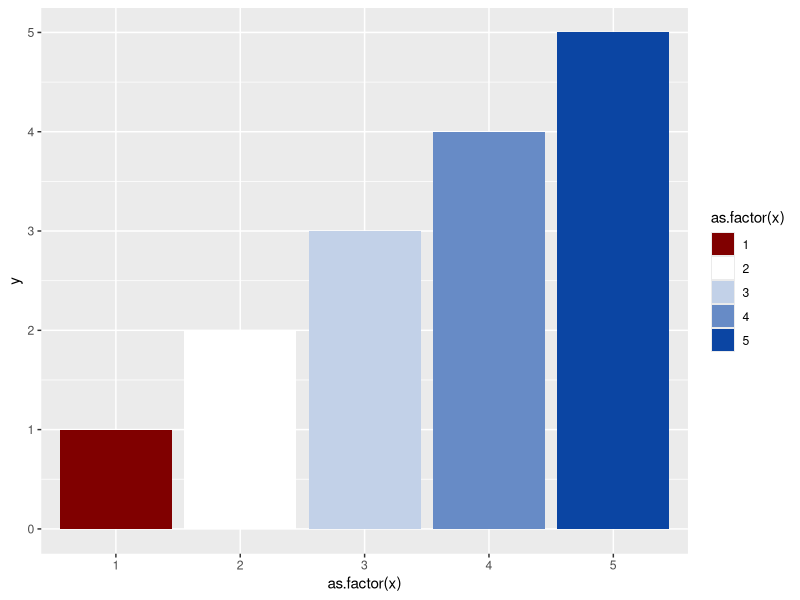
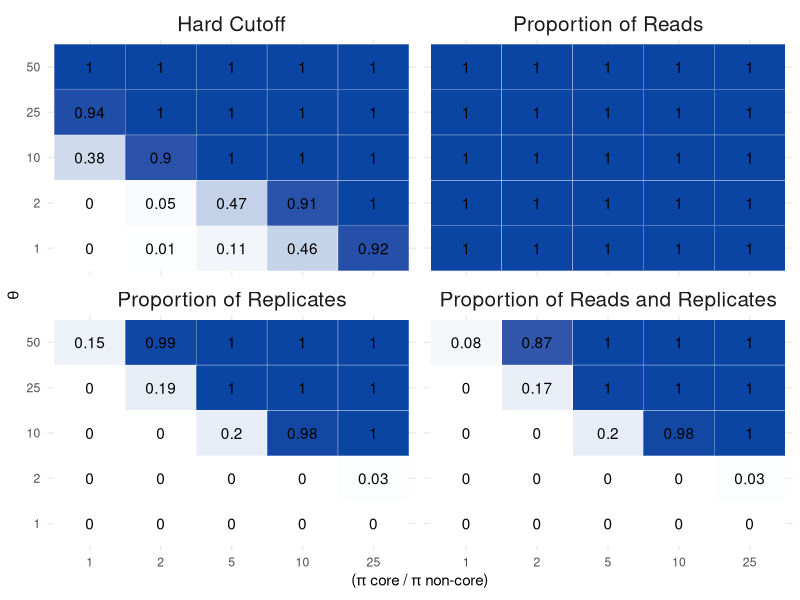
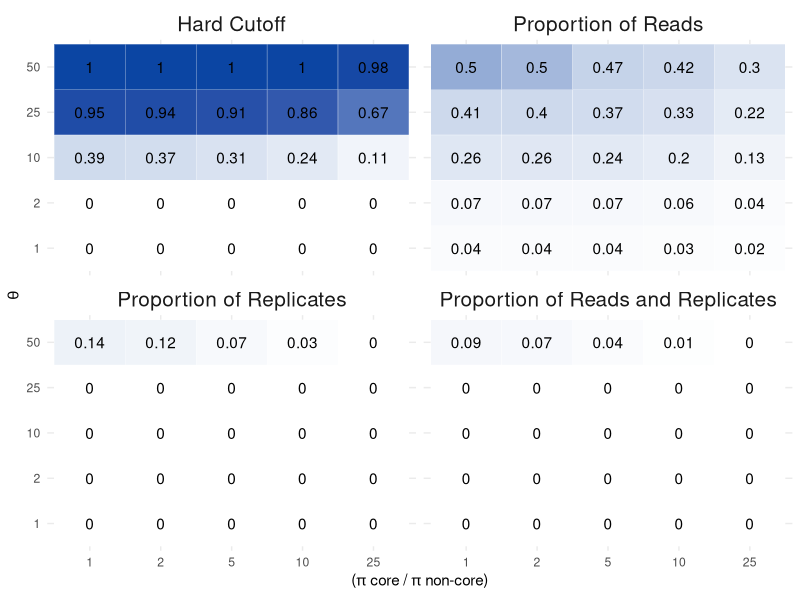
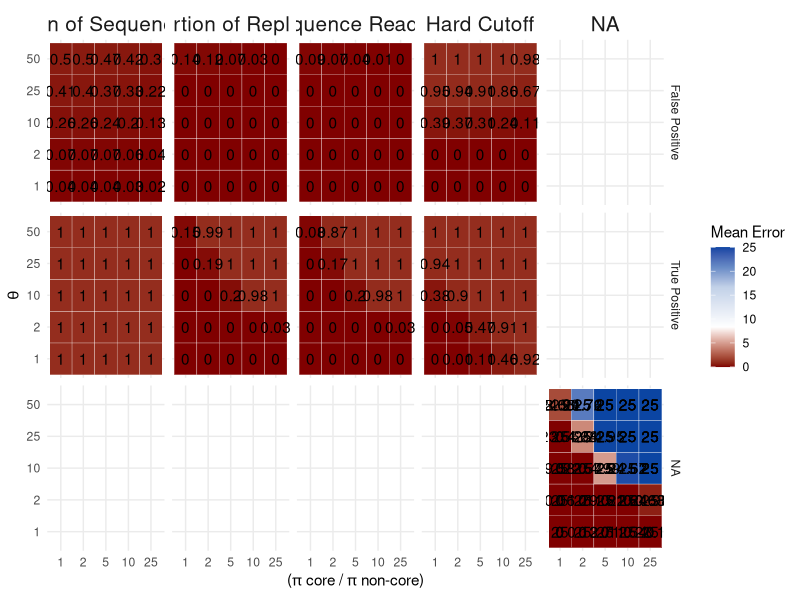
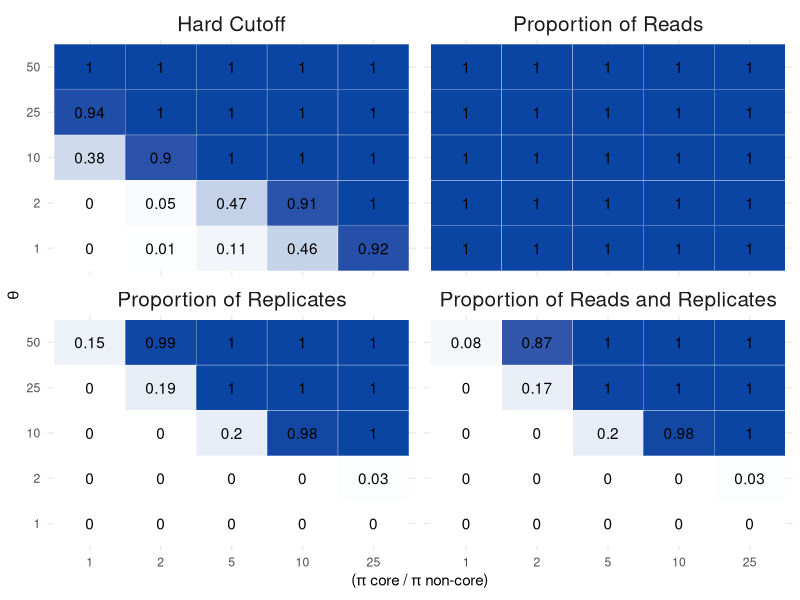
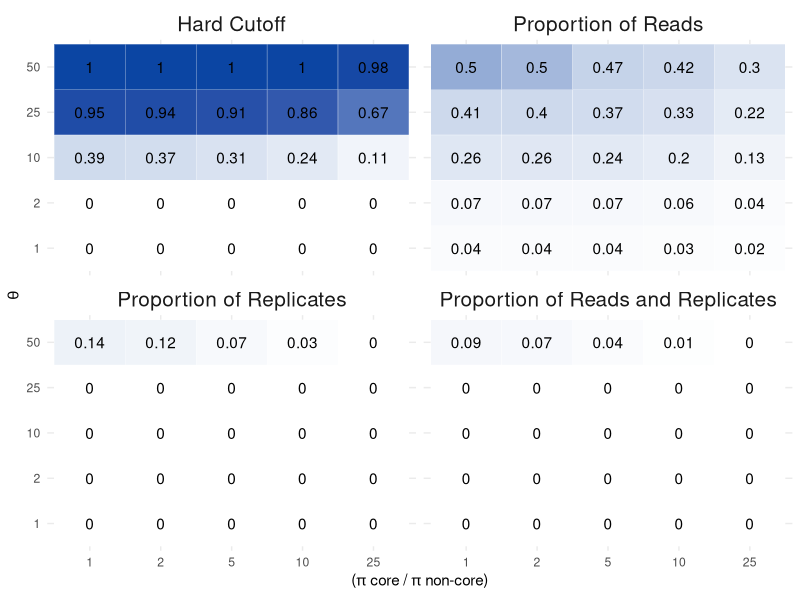

R code for these plots, in order: (Note: this script raises an error after producing the figures.)
## ---- chunk 1
library(MCMCpack)
library(tidyverse)
library(ggplot2)
library(RColorBrewer)
library(gridExtra)
## ---- chunk 2
# set the structure of our simlulated taxa table (not proritions of taxa, just rows by columns and expected core)
ntaxa<-1000
ncore<-25
nsites<-50
nreads<-2e06
nsims<-250
## ---- chunk 3
corenoncoreratio<-c(1,2,5,10,25)
p.core<-corenoncoreratio/(ntaxa - ncore + corenoncoreratio*ncore)
p.noncore<-( 1-(p.core*ncore) )/ (ntaxa - ncore)
theta<-c(1, 2, 10, 25, 50) #intensity parameter
## ---- chunk 4
## do a set of simulations across input parameter values and number of replicates ------
## set up the storage of input and output for the 25 simulation conditions
## quantify TP (true positives) and FP (false positives)
sim.df<-data.frame(expand.grid(corenoncoreratio=corenoncoreratio, theta=theta), 
           p.core=rep(p.core, length(theta)), 
           p.noncore=rep(p.noncore, length(theta)),
           meanerrorHardCutTP= numeric(length(p.core) * length(theta)),
           meanerrorPropReadTP = numeric(length(p.core) * length(theta)),
           meanerrorPropRepsTP = numeric(length(p.core) * length(theta)),
           meanerrorPropReadRepsTP = numeric(length(p.core) * length(theta)),
          meanerrorHardCutFP= numeric(length(p.core) * length(theta)),
           meanerrorPropReadFP = numeric(length(p.core) * length(theta)),
           meanerrorPropRepsFP = numeric(length(p.core) * length(theta)),
           meanerrorPropReadRepsFP = numeric(length(p.core) * length(theta))
           )
           #error2.5 = numeric(length(p.core) * length(theta)),
           #error97.5 = numeric(length(p.core) * length(theta)))
#sim.df
## ---- chunk 5
for(trt in 1:(nrow(sim.df))){
    
    # create empty vectors to store output for each method for every simulation
    tmp.err.HardCutTP <-  numeric(nsims)
    tmp.err.PropReadTP <- numeric(nsims)
    tmp.err.PropRepsTP <- numeric(nsims)
    tmp.err.PropReadRepsTP <- numeric(nsims)
    tmp.err.HardCutFP <-  numeric(nsims)
    tmp.err.PropReadFP <- numeric(nsims)
    tmp.err.PropRepsFP <- numeric(nsims)
    tmp.err.PropReadRepsFP <- numeric(nsims)
    tmp.err.HardCutTP_num <-  numeric(nsims)
    tmp.err.PropReadTP_num <- numeric(nsims)
    tmp.err.PropRepsTP_num <- numeric(nsims)
    tmp.err.PropReadRepsTP_num <- numeric(nsims)
    tmp.err.HardCutFP_num <-  numeric(nsims)
    tmp.err.PropReadFP_num <- numeric(nsims)
    tmp.err.PropRepsFP_num <- numeric(nsims)
    tmp.err.PropReadRepsFP_num <- numeric(nsims)
  for(i in 1:nsims){
    # create a single OTU table for all four methods to be compared against
    replicateSim <- round(rdirichlet(nsites, c(rep(sim.df$p.core[trt] * sim.df$theta[trt], ncore), 
                                               rep(sim.df$p.noncore[trt] * sim.df$theta[trt], ntaxa-ncore))) * nreads)
    
    # find true and false positives
    # true positives are those that meet in the criterion in the first 1:ncore taxa.  The remaining taxa are not part of the core, so any taxa meeting the criterion in that set are false positives
    
    # hard cut off method
    # tmp.err.HardCut[i] <-  sum(colSums((replicateSim >= 25)) >= 5) - ncore
    tmp.err.HardCutTP[i] <-  sum((colSums((replicateSim >= 25)) >= 5)[1:ncore])
    tmp.err.HardCutFP[i] <-  sum((colSums((replicateSim >= 25)) >= 5)[(ncore+1):ntaxa])
    # Prop reads
    #tmp.err.PropRead[i] <- sum(cumsum(sort(colSums(replicateSim)/sum(rowSums(replicateSim))))>=0.25)  - ncore
    tmp.err.PropReadTP[i] <- sum((cumsum(sort(colSums(replicateSim)/sum(rowSums(replicateSim)), decreasing = T))<= 0.75)[1:ncore])
    tmp.err.PropReadFP[i] <- sum((cumsum(sort(colSums(replicateSim)/sum(rowSums(replicateSim)), decreasing = T))<= 0.75)[(ncore+1):ntaxa])  
   
     # Prop Reps
    #tmp.err.PropReps[i] <- sum(colSums(replicateSim)>10*nrow(replicateSim))  - ncore
    #Sites in rows, otus in Columns
    tmp.err.PropRepsTP[i] <- sum((colSums(replicateSim>0) >= (0.5 * nsites))[1:ncore])  
    tmp.err.PropRepsFP[i] <- sum((colSums(replicateSim>0) >= (0.5 * nsites))[(ncore+1):ntaxa])   
    
    # Proportion of reps and reads
    #tmp.err.PropReadReps[i] <- sum((colSums(replicateSim>0) >= (0.5 * nsites)) & (colSums(replicateSim) >= sum(replicateSim) * 1/1000) )  - ncore
    tmp.err.PropReadRepsTP[i] <- sum(((colSums(replicateSim>0) >= (0.5 * nsites)) & (colSums(replicateSim) >= sum(replicateSim) * 1/1000) )[1:ncore]) 
    tmp.err.PropReadRepsFP[i] <- sum(((colSums(replicateSim>0) >= (0.5 * nsites)) & (colSums(replicateSim) >= sum(replicateSim) * 1/1000) )[(ncore+1):ntaxa]) 
  }
  
  # fill the dataframe from the chunk above with these values for later plotting
  sim.df$meanerrorHardCutTP[trt] <- mean(tmp.err.HardCutTP) / ncore
  sim.df$meanerrorPropReadTP[trt] <- mean(tmp.err.PropReadTP) / ncore
  sim.df$meanerrorPropRepsTP[trt] <- mean(tmp.err.PropRepsTP) / ncore
  sim.df$meanerrorPropReadRepsTP[trt] <- mean(tmp.err.PropReadRepsTP) / ncore
  
  sim.df$meanerrorHardCutFP[trt] <- mean(tmp.err.HardCutFP) / (ntaxa - ncore)
  sim.df$meanerrorPropReadFP[trt] <- mean(tmp.err.PropReadFP) / (ntaxa - ncore)
  sim.df$meanerrorPropRepsFP[trt] <- mean(tmp.err.PropRepsFP) / (ntaxa - ncore)
  sim.df$meanerrorPropReadRepsFP[trt] <- mean(tmp.err.PropReadRepsFP) / (ntaxa - ncore)
  
  sim.df$meanerrorHardCutTP_num[trt] <- mean(tmp.err.HardCutTP) 
sim.df$meanerrorPropReadTP_num[trt] <- mean(tmp.err.PropReadTP) 
  sim.df$meanerrorPropRepsTP_num[trt] <- mean(tmp.err.PropRepsTP) 
  sim.df$meanerrorPropReadRepsTP_num[trt] <- mean(tmp.err.PropReadRepsTP) 
  
  sim.df$meanerrorHardCutFP_num[trt] <- mean(tmp.err.HardCutFP) 
  sim.df$meanerrorPropReadFP_num[trt] <- mean(tmp.err.PropReadFP) 
  sim.df$meanerrorPropRepsFP_num[trt] <- mean(tmp.err.PropRepsFP) 
  sim.df$meanerrorPropReadRepsFP_num[trt] <- mean(tmp.err.PropReadRepsFP)
}
## ---- chunk 6
myPalette <- c("#800000", "#ffffff", "#C2D1E8", "#678BC6", "#0b45a3")
myPalette2 <- c("#ffffff", "#C2D1E8", "#678BC6", "#0b45a3")
myPalette3 <- c("#ffffff", "#C2D1E8")
df <- data.frame(x = c(1,2,3,4,5), y = c(1,2,3,4,5))
ggplot(df, aes(x = as.factor(x), y = y)) +
  geom_bar(stat = "identity", aes(fill = as.factor(x))) +
  scale_fill_manual(values = myPalette)
## ---- chunk 7
sim.df_gg <- sim.df %>%
  dplyr::select(1:8) %>%
  gather(method, prob, c(5:8)) %>%
  mutate(method = factor(method, levels = c("meanerrorHardCutTP",
                                            "meanerrorPropReadTP",  
                                            "meanerrorPropRepsTP",
                                          "meanerrorPropReadRepsTP"), labels = c("Hard Cutoff", "Proportion of Reads", "Proportion of Replicates", "Proportion of Reads and Replicates")))
ggplot(sim.df_gg, aes(x = as.factor(corenoncoreratio), y = as.factor(theta))) +
  geom_tile(aes(fill = prob), colour = "white") +
  facet_wrap(.~method, nrow = 2) +
  theme(legend.text=element_text(size=2)) +
  theme_minimal() +
  scale_fill_gradientn(colours = myPalette2, values = scales::rescale(c(-1000, -500, -25,0, 100, 500, 1000))) +
  geom_text(aes(label = round(sim.df_gg$prob, digits = 2))) +
   labs(x = expression(paste("(", pi, " core / ", pi, " non-core)")),
       y = expression(paste(theta)),
       fill = "Mean Error") +
  theme(strip.text.x = element_text(size = 15)) + theme(legend.position = "none")
ggsave("figure2.png", width = 9, height  = 8, dpi = 300)
## ---- chunk 8
sim.df_gg <- sim.df %>%
  dplyr::select(1,2,3,4,9,10,11,12) %>%
  gather(method, prob, c(5:8)) %>%
  mutate(method = factor(method, levels = c("meanerrorHardCutFP",
                                            "meanerrorPropReadFP",  
                                            "meanerrorPropRepsFP",
                                          "meanerrorPropReadRepsFP"), labels = c("Hard Cutoff", "Proportion of Reads", "Proportion of Replicates", "Proportion of Reads and Replicates")))
ggplot(sim.df_gg, aes(x = as.factor(corenoncoreratio), y = as.factor(theta))) +
  geom_tile(aes(fill = prob), colour = "white") +
  facet_wrap(.~method, nrow = 2) +
  theme(legend.text=element_text(size=2)) +
  theme_minimal() +
  scale_fill_gradientn(colours = myPalette2, values = scales::rescale(c(-1000, -500, -25,0, 100, 500, 1000))) +
  geom_text(aes(label = round(sim.df_gg$prob, digits = 2))) +
   labs(x = expression(paste("(", pi, " core / ", pi, " non-core)")),
       y = expression(paste(theta)),
       fill = "Mean Error") +
  theme(strip.text.x = element_text(size = 15)) + theme(legend.position = "none")
ggsave("figure3.png", width = 9, height  = 8, dpi = 300)
## ---- chunk 9
library(tidyverse)
sim.df$meanerrorHardCutTF_num <- sim.df$meanerrorHardCutTP_num - sim.df$meanerrorHardCutFP_num
sim.df$meanerrorPropReadTF_num <- sim.df$meanerrorPropReadTP_num - sim.df$meanerrorPropReadFP_num
sim.df$meanerrorPropRepsTF_num <- sim.df$meanerrorPropRepsTP_num - sim.df$meanerrorPropRepsFP_num
sim.df$meanerrorPropReadRepsTF_num <- sim.df$meanerrorPropReadRepsTP_num - sim.df$meanerrorPropReadRepsFP_num
sim.df_all <- sim.df %>%
  gather(method, mean, 5:16) %>%
  separate(method, into = c('method', 'error'), sep = -2, convert = TRUE) 
sim.df_all$method <- as.factor(sim.df_all$method)
sim.df_all$error <- as.factor(sim.df_all$error)
sim.df_all <- sim.df_all %>%
    mutate(method = factor(method, levels = c("meanerrorHardCut",
                                            "meanerrorPropRead",  
                                          "meanerrorPropReadReps",
                                          "meanerrorPropReps"), labels = c("Hard Cutoff", "Proportion of Sequence Reads", "Proportion of Sequence Reads and Replicates", "Proportion of Replicates")))
sim.df_all <- sim.df_all %>%
    mutate(error = factor(error, levels = c("FP", "TF", "TP"), labels = c("False Positive", "TP-FP", "True Positive")))
sim.df_all$method <- factor(sim.df_all$method, 
                            levels = c("Proportion of Sequence Reads", 
                                       "Proportion of Replicates", 
                                       "Proportion of Sequence Reads and Replicates", 
                                       "Hard Cutoff"))
ggplot(sim.df_all, aes(x = as.factor(corenoncoreratio), y = as.factor(theta))) +
  geom_tile(aes(fill = mean), colour = "white") +
  facet_grid(error~method) +
  theme(legend.text=element_text(size=2)) +
  theme_minimal() +
  scale_fill_gradientn(colours = myPalette, values = scales::rescale(c(-0.5, 0, .5, .75, 1))) +
  geom_text(aes(label = round(sim.df_all$mean, digits = 2))) +
   labs(x = expression(paste("(", pi, " core / ", pi, " non-core)")),
       y = expression(paste(theta)),
       fill = "Mean Error") +
  theme(strip.text.x = element_text(size = 15))
## ---- chunk 10
tp <- sim.df_all %>%
  filter(sim.df_all$error == "True Positive")
tp_plot <- ggplot(tp, aes(x = as.factor(corenoncoreratio), y = as.factor(theta))) +
  geom_tile(aes(fill = mean), colour = "white") +
  facet_grid(error~method) +
  theme(legend.text=element_text(size=2)) +
  theme_minimal() +
  scale_fill_gradientn(colours = myPalette2, values = scales::rescale(c(-1000, -500, -25,0, 100, 500, 1000))) +
  geom_text(aes(label = round(tp$mean, digits = 2))) +
   labs(x = expression(paste("(", pi, " core / ", pi, " non-core)")),
       y = expression(paste(theta)),
       fill = "Mean Error") +
  theme(strip.text.x = element_text(size = 15)) +
    theme(axis.title.x=element_blank(),
        axis.text.x=element_blank(),
        axis.ticks.x=element_blank()) +
    theme(text = element_text(size = 20))
## ---- chunk 11
fp <- sim.df_all %>%
  filter(sim.df_all$error == "False Positive")
fp_plot <- ggplot(fp, aes(x = as.factor(corenoncoreratio), y = as.factor(theta))) +
  geom_tile(aes(fill = mean), colour = "white") +
  facet_grid(error~method) +
  theme(legend.text=element_text(size=2)) +
  theme_minimal() +
    scale_fill_gradientn(colours = myPalette2, values = scales::rescale(c(1000, 500, 25,0, -100, -500, -1000))) +
  geom_text(aes(label = round(fp$mean, digits = 2))) +
   labs(x = expression(paste("(", pi, " core / ", pi, " non-core)")),
       y = expression(paste(theta)),
       fill = "Mean Error") +
  theme(strip.text.x = element_text(size = 0)) +
    theme(axis.title.x=element_blank(),
        axis.text.x=element_blank(),
        axis.ticks.x=element_blank()) +
    theme(text = element_text(size = 20))
## ---- chunk 12
tf <- sim.df_all %>%
  filter(sim.df_all$error == "TP-FP")
tf_plot <- ggplot(tf, aes(x = as.factor(corenoncoreratio), y = as.factor(theta))) +
  geom_tile(aes(fill = mean), colour = "white") +
  facet_grid(error~method) +
  theme(legend.text=element_text(size=2)) +
  theme_minimal() +
  scale_fill_gradientn(colours = myPalette, values = scales::rescale(c(-0.5, 0, .5, .75, 1))) +
  geom_text(aes(label = round(tf$mean, digits = 2))) +
   labs(x = expression(paste("(", pi, " core / ", pi, " non-core)")),
       y = expression(paste(theta)),
       fill = "Mean Error") +
  theme(strip.text.x = element_text(size = 0)) +
  theme(text = element_text(size = 20))
## ---- chunk 13
gridExtra::grid.arrange(tp_plot, fp_plot, tf_plot, nrow = 3)
g <- gridExtra::arrangeGrob(tp_plot, fp_plot, tf_plot, nrow=3) #generates g
ggsave(file="Fig2.pdf", g, width = 25, height = 15) #saves g
